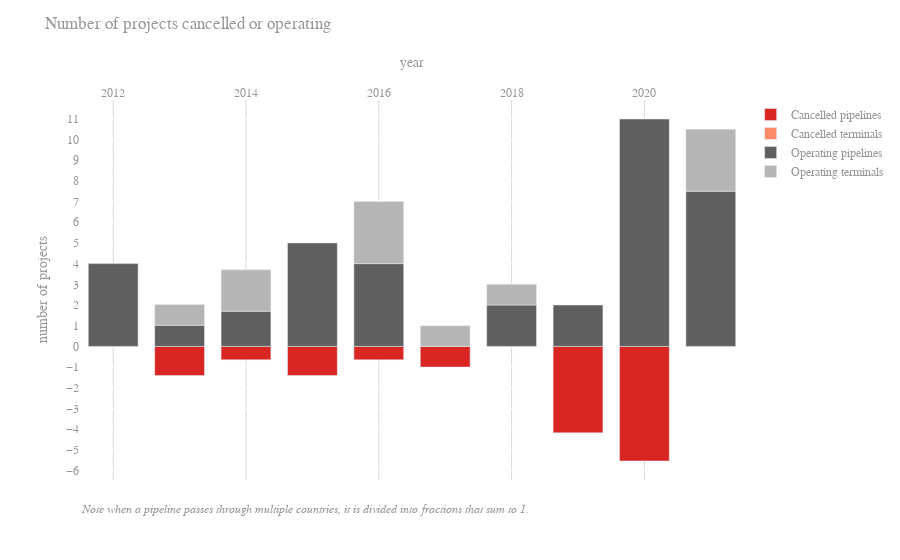

The notebook cell this image was saved under:
### Code cell
fig = fig_year_counts()
fig.show()

### Figure 1 — Plotly figure (JSON) as saved in the notebook; plotly's stock layout.template omitted (floating-point values rounded to 4 significant figures; data arrays with more than 128 entries replaced by an {"elided": "..."} marker saying what was removed)
{"data": [{"alignmentgroup": "True", "hovertemplate": "variable=Cancelled pipelines<br>index=%{x}<br>value=%{y}<extra></extra>", "legendgroup": "Cancelled pipelines", "marker": {"color": "rgb(217, 38, 35)", "pattern": {"shape": ""}}, "name": "Cancelled pipelines", "offsetgroup": "Cancelled pipelines", "orientation": "v", "showlegend": true, "textposition": "auto", "type": "bar", "x": {"elided": "173 int values"}, "xaxis": "x", "y": {"elided": "173 float values"}, "yaxis": "y"}, {"alignmentgroup": "True", "hovertemplate": "variable=Cancelled terminals<br>index=%{x}<br>value=%{y}<extra></extra>", "legendgroup": "Cancelled terminals", "marker": {"color": "rgb(252, 138, 106)", "pattern": {"shape": ""}}, "name": "Cancelled terminals", "offsetgroup": "Cancelled terminals", "orientation": "v", "showlegend": true, "textposition": "auto", "type": "bar", "x": {"elided": "173 int values"}, "xaxis": "x", "y": {"elided": "173 null values"}, "yaxis": "y"}, {"alignmentgroup": "True", "hovertemplate": "variable=Operating pipelines<br>index=%{x}<br>value=%{y}<extra></extra>", "legendgroup": "Operating pipelines", "marker": {"color": "rgb(95, 95, 95)", "pattern": {"shape": ""}}, "name": "Operating pipelines", "offsetgroup": "Operating pipelines", "orientation": "v", "showlegend": true, "textposition": "auto", "type": "bar", "x": {"elided": "173 int values"}, "xaxis": "x", "y": {"elided": "173 float values"}, "yaxis": "y"}, {"alignmentgroup": "True", "hovertemplate": "variable=Operating terminals<br>index=%{x}<br>value=%{y}<extra></extra>", "legendgroup": "Operating terminals", "marker": {"color": "rgb(181, 181, 181)", "pattern": {"shape": ""}}, "name": "Operating terminals", "offsetgroup": "Operating terminals", "orientation": "v", "showlegend": true, "textposition": "auto", "type": "bar", "x": {"elided": "173 int values"}, "xaxis": "x", "y": {"elided": "173 int values"}, "yaxis": "y"}], "layout": {"annotations": [{"font": {"size": 12}, "showarrow": false, "text": "<i>Note when a pipeline passes through multiple countries, it is divided into fractions that sum to 1.</i>", "x": 0, "xref": "x domain", "y": -0.1, "yref": "y domain"}], "autosize": true, "bargap": 0.25, "barmode": "relative", "font": {"color": "rgb(150, 150, 150)", "family": "Helvetica"}, "legend": {"bgcolor": "rgba(0, 0, 0, 0)", "title": {}, "tracegroupgap": 0, "x": 1.01, "xanchor": "left", "y": 1, "yanchor": "top"}, "paper_bgcolor": "white", "plot_bgcolor": "white", "title": {"text": "Number of projects cancelled or operating", "y": 0.97, "yanchor": "top"}, "xaxis": {"anchor": "y", "domain": [0, 1], "gridcolor": "rgb(217, 217, 217)", "range": [2012.0, 2022.0], "side": "top", "title": {"text": "year"}, "type": "linear"}, "yaxis": {"anchor": "x", "autorange": true, "domain": [0, 1], "dtick": 1, "range": [-6.458, 11.91], "title": {"text": "number of projects"}, "type": "linear"}}}
